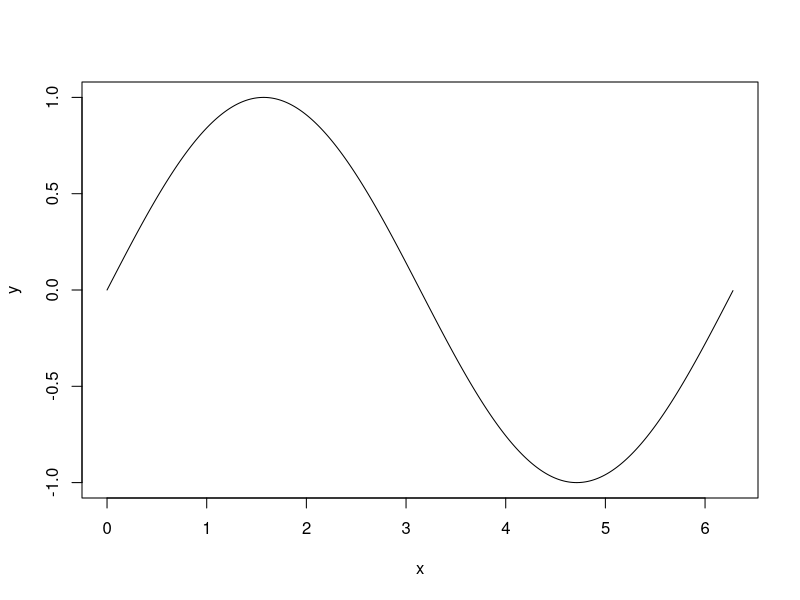
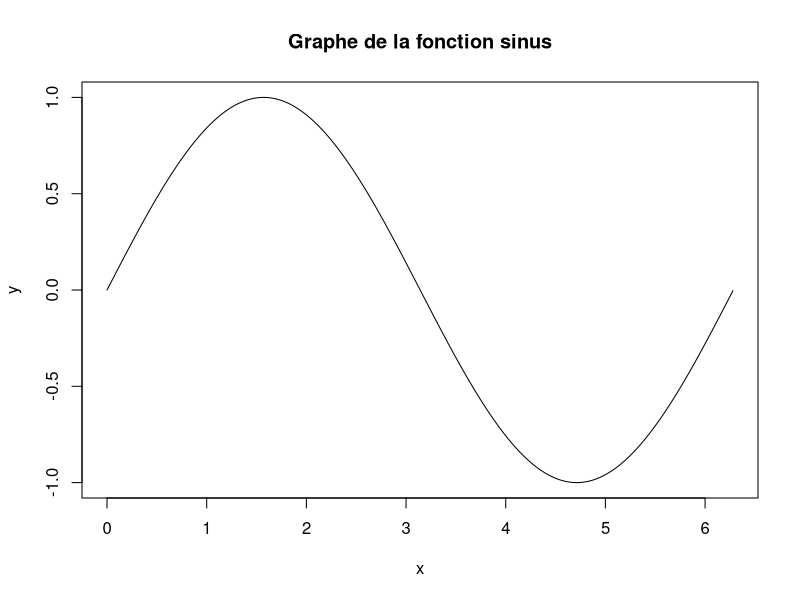
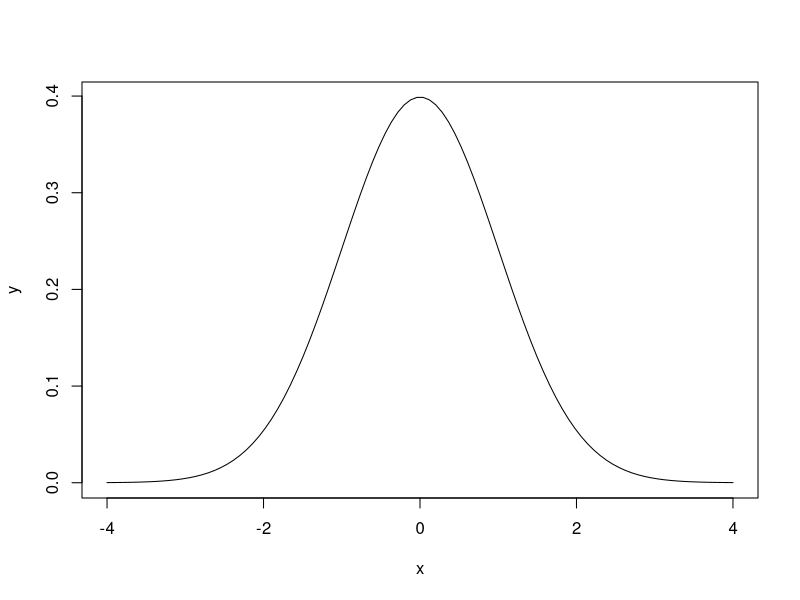
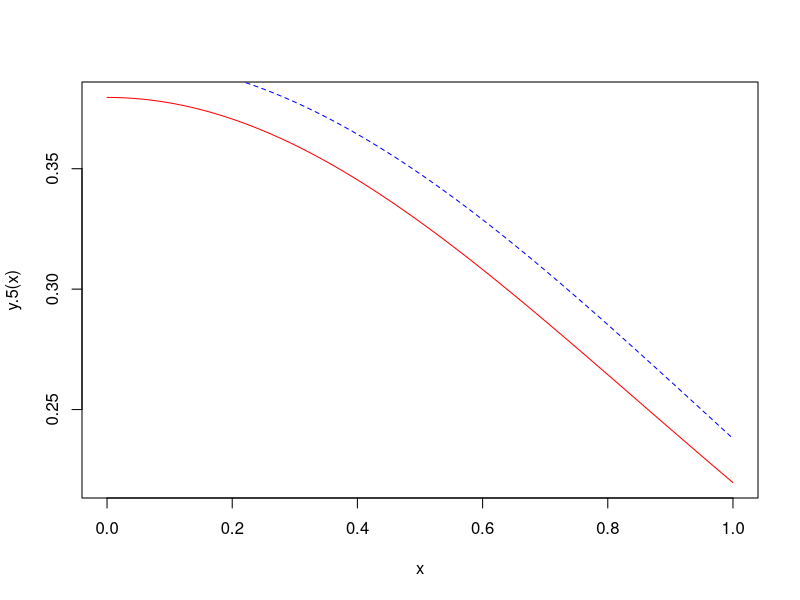

The R source for these figures, in order:
## ---- chunk 1
# 1. Représentation de la fonction sinus entre 0 et 2pi
x <- seq(0,2*pi, by=0.01)
y <- sin(x)
plot(x,y,type="l") 

# 2. ajouter le titre : Graphe de la fonction sinus
plot(x,y,type="l", main="Graphe de la fonction sinus")
## ---- chunk 2
# 1.Représentation de la loi normale entre -4 et 4
x <-  x <- seq(-4, 4, length=100)
y <- dnorm(x)
plot(x,y, type = "l")

# 2.Représentation des loi de students à 5 et 30 dégré de liberté
y.5 <- function(x){ 
  dt(x, df = 5)}
y.30 <- function(x){ 
  dt(x, df = 30)}
curve(y.5, col = "red")
curve(y.30, col = "blue", lty=2, add = TRUE)

# 3. Inserer une légende 
legend(1, 95, legend=c("Deg.lib 5", "Deg.lib 30"),
       col=c("red", "blue"), lty=1:2)
## ---- chunk 3
# tracé de max O3 en fonction de T12



